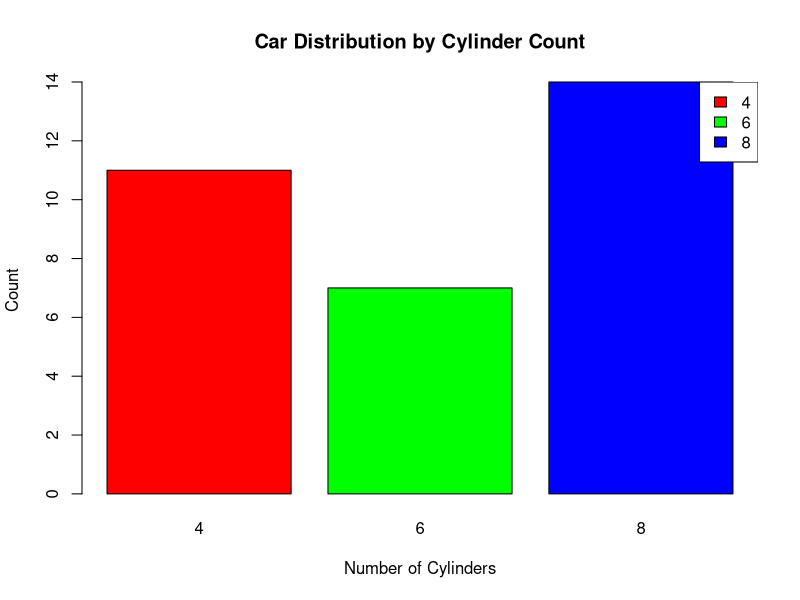

Generate this figure with R:
#Adding Colors to Charts in R Programming.

# Load the necessary library
#library(ggplot2)
# Use the mtcars dataset
#data(mtcars)
# Create the plot with colors
#ggplot(mtcars, aes(x=factor(cyl), y=mpg, fill=factor(cyl))) +
#  geom_dotplot(binaxis='y', stackdir='center', dotsize = 0.5) +
#  theme_minimal() +
#  labs(x="Number of Cylinders", y="Miles Per Gallon", title="Stacked Dot Plot with Colors") +
#  scale_fill_discrete(name="Number of Cylinders")


# Use the mtcars dataset
data(mtcars)

# Create a table of cylinder counts
cyl_table <- table(mtcars$cyl)

# Define colors for each cylinder count
colors <- c("red", "green", "blue")

# Create the bar plot
barplot(cyl_table, col=colors, main="Car Distribution by Cylinder Count", xlab="Number of Cylinders", ylab="Count")

# Add a legend
legend("topright", legend=names(cyl_table), fill=colors)
